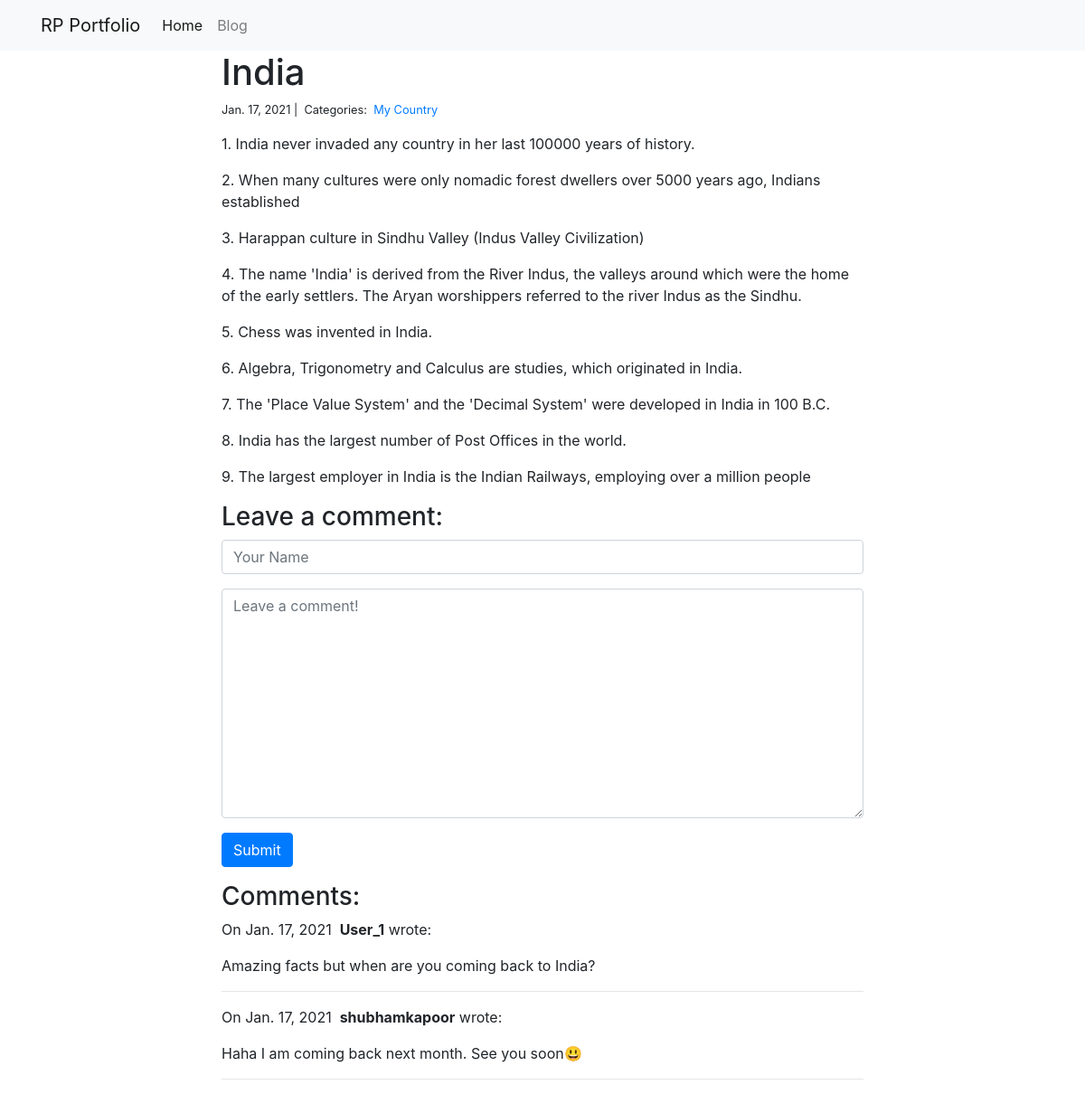
Page /blog/3/ on the committed database.
### blog/models.py (models this page shows)
class Post(models.Model):
    title = models.CharField(max_length=255)
    body = models.TextField()
    created_on = models.DateTimeField(auto_now_add=True)
    last_modified = models.DateTimeField(auto_now=True)
    categories = models.ManyToManyField("Category", related_name="posts")

class Category(models.Model):
    name = models.CharField(max_length=20)

class Comment(models.Model):
    author = models.CharField(max_length=60)
    body = models.TextField()
    created_on = models.DateTimeField(auto_now_add=True)
    post = models.ForeignKey("Post", on_delete=models.CASCADE)

### blog/views.py (the view, shortened to what this page needs)
# urls.py: path("<int:pk>/", views.blog_detail, name="blog_detail"),
def blog_detail(request, pk):
    post = Post.objects.get(pk=pk)
    comments = Comment.objects.filter(post=post)
    form = CommentForm()
    context = {"post": post, "comments": comments, "form": form}
    return render(request, "blog_detail.html", context)

### blog/forms.py
class CommentForm(forms.Form):
    author = forms.CharField(
        max_length=60,
        widget=forms.TextInput(attrs={
            "class": "form-control",
            "placeholder": "Your Name"
        })
    )
    body = forms.CharField(widget=forms.Textarea(
        attrs={
            "class": "form-control",
            "placeholder": "Leave a comment!"
        })
    )

### blog/templates/blog_detail.html (shortened to what this page needs)
{% extends "base.html" %}
{% block page_content %}
<div class="col-md-8 offset-md-2">
    <h1>{{ post.title }}</h1>
    <small>
        {{ post.created_on.date }} |&nbsp;
        Categories:&nbsp;
        {% for category in post.categories.all %}
        <a href="{% url 'blog_category' category.name %}">
            {{ category.name }}
        </a>&nbsp;
        {% endfor %}
    </small>
    <p>{{ post.body | linebreaks }}</p>
    <h3>Leave a comment:</h3>
    <form action="/blog/{{ post.pk }}/" method="post">
        <div class="form-group">
            {{ form.author }}
        </div>
        <div class="form-group">
            {{ form.body }}
        </div>
        <button type="submit" class="btn btn-primary">Submit</button>
    </form>
    <h3>Comments:</h3>
    {% for comment in comments %}
    <p>
        On {{comment.created_on.date }}&nbsp;
        <b>{{ comment.author }}</b> wrote:
    </p>
    <p>{{ comment.body }}</p>
    <hr>
    {% endfor %}
</div>
{% endblock %}

### rows in the picture
Post: title "India", created_on "Jan. 17, 2021", body "1. India never invaded any country in her last 100000 years of history. 2. When many cultures were only nomadic forest dwellers over 5000 years ago, Indians established 3. Harappan culture in Sindhu Valley (Indus Valley Civilization) 4. The name 'India' is derived from the River Indus, the valleys around which were the home of the early settlers. The Aryan worshippers referred to the river Indus as the Sindhu. 5. Chess was invented in India. 6. Algebra, Trigonometry and Calculus are studies, which originated in India. 7. The 'Place Value System' and the 'Decimal System' were developed in India in 100 B.C. 8. India has the largest number of Post Offices in the world. 9. The largest employer…"
Category: name "My Country"
Comment: created_on "Jan. 17, 2021", author "User_1", body "Amazing facts but when are you coming back to India?"
Comment: created_on "Jan. 17, 2021", author "shubhamkapoor", body "Haha I am coming back next month. See you soon😃"
